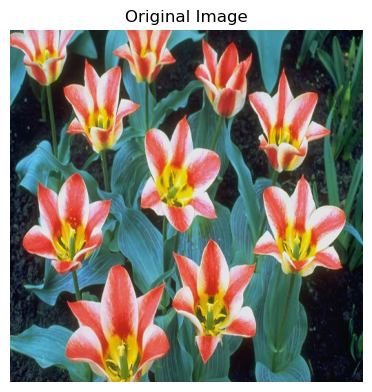
#> input picture tulips.png, 372 x 392 px
$ jupyter execute .ipynb
#> lines starting #> are read from the running program, lines starting #| are printed output that depends on the picture; long printed decimals are rounded
[cell 1]
import numpy as np
import cv2
from skimage import data, img_as_float
from skimage.transform import resize
from scipy.stats import entropy
import math
def calculate_npcr(img1, img2):
    diff = img1 != img2
    npcr_value = np.sum(diff) / diff.size * 100
    return npcr_value

def calculate_uaci(img1, img2):
    img1 = img1.astype(np.int16)
    img2 = img2.astype(np.int16)
    diff = np.abs(img1 - img2)
    uaci_value = np.sum(diff) / (img1.size * 255) * 100
    return uaci_value

import numpy as np
import cv2

def calculate_entropy_rgb(img):
    entropies = []

    for i in range(3):
        channel = img[:, :, i]
        hist, _ = np.histogram(channel.flatten(), bins=256, range=(0,256))
        prob = hist / np.sum(hist)
        prob = prob[prob > 0]
        ent = -np.sum(prob * np.log2(prob))
        entropies.append(ent)

    return entropies, np.mean(entropies)


def calculate_psnr(img1, img2):
    mse = np.mean((img1.astype(np.float64) - img2.astype(np.float64)) ** 2)
    if mse == 0:
        return float("inf")
    psnr_value = 20 * math.log10(255 / math.sqrt(mse))
    return psnr_value

[cell 2]
import numpy as np
import cv2
import matplotlib.pyplot as plt
from skimage.transform import resize

image_path = "tulips.png"

# 1. Load the image
img_bgr = cv2.imread(image_path)
#> img_bgr is the input picture: shape (392, 372, 3); mean B, G, R 114.3, 125.3, 130.1
if img_bgr is None:

    raise ValueError(f"Image not found at {image_path}")

# 2. Convert to RGB
img_rgb = cv2.cvtColor(img_bgr, cv2.COLOR_BGR2RGB)

img_resized = resize(img_rgb, (512, 512), anti_aliasing=True)

rgb_uint8 = (img_resized * 255).clip(0, 255).round().astype(np.uint8)
H_channels, H_avg = calculate_entropy_rgb(img_rgb)
#> the loop in calculate_entropy_rgb, `for i in range(3):` made 3 passes
#> ent on passes 1 to 3: 6.79, 7.22, 7.16
#> after the loop in calculate_entropy_rgb, `for i in range(3):`: entropies = [6.79, 7.22, 7.16]
#> H_channels = [6.79, 7.22, 7.16]; H_avg = 7.06
print("Channel Entropy:", H_channels)
#| Channel Entropy: [6.788, 7.217, 7.164]
print("Average Entropy:", H_avg)
#| Average Entropy: 7.056


# 5. Display
plt.figure(figsize=(4, 4))
plt.imshow(rgb_uint8)
plt.axis("off")
plt.show()

[cell 3]
colors = ['r','g','b']
labels=['Red Channel','Green Channel','Blue CHannel']

plt.figure(figsize=(12,4))
for i in range(3):
    plt.subplot(1,3,i+1)
    plt.hist(img_rgb[:,:,i].ravel(), bins=256, range=[0,256],color=colors[i])

    plt.title(labels[i])
    plt.xlabel("Pixel Value")
    plt.ylabel("Frequency")
plt.tight_layout()
plt.show()

[cell 4]
def rgb_to_hsv_image(rgb):

    return cv2.cvtColor(rgb, cv2.COLOR_RGB2HSV)

def hsv_to_rgb_image(hsv):
    # Standard conversion back
    return cv2.cvtColor(hsv, cv2.COLOR_HSV2RGB)

hsv_image = rgb_to_hsv_image(rgb_uint8)

hsv_calc = hsv_image.astype(int)
#> hsv_calc: shape (512, 512, 3) int64; mean H, S, V 61.6, 97.8, 150.3
hsv_opposite = hsv_calc.copy()

hsv_opposite[..., 0] = (hsv_calc[..., 0] + 90) % 180
#> hsv_opposite: shape (512, 512, 3) int64; mean H, S, V 90.7, 97.8, 150.3

hsv_opposite[..., 1] = 255 - hsv_calc[..., 1]
#> hsv_opposite: shape (512, 512, 3) int64; mean H, S, V 90.7, 157.2, 150.3
hsv_opposite[..., 2] = 255 - hsv_calc[..., 2]
#> hsv_opposite: shape (512, 512, 3) int64; mean H, S, V 90.7, 157.2, 104.7

hsv_opposite = hsv_opposite.astype(np.uint8)
#> hsv_opposite: shape (512, 512, 3); mean H, S, V 90.7, 157.2, 104.7

# --- Plotting ---
fig, ax = plt.subplots(1, 2, figsize=(10,6))

ax[0].imshow(rgb_uint8)

ax[0].axis("off")

rgb_opposite = hsv_to_rgb_image(hsv_opposite)
#> in hsv_to_rgb_image, `return cv2.cvtColor(hsv, cv2.COLOR_HSV2RGB)`:
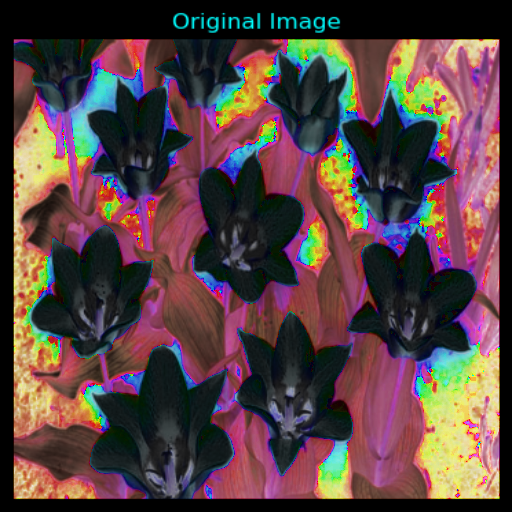
#> returned value: shape (512, 512, 3); mean R, G, B 88, 66.2, 66.8

ax[1].imshow(rgb_opposite)

ax[1].axis("off")

plt.show()

[cell 5]
def projectile(flat_img):
    shuffled = flat_img.copy()
    n = len(shuffled)
    angle_arr = [25, 80, 45, 80, 15, 60]
    shuffle_seq = np.zeros(n, dtype=np.int64)

    for j in range(2):
        angle_rad = math.radians(angle_arr[j])
        for i in range(n):
            r = ((i ** 2) * math.sin(2 * angle_rad)) / 9.8
            # XOR shuffle logic
            shuffle_seq[i] = (int(abs(r)) ^ (255 - (i % 256))) % n

        if j % 2 == 0:
            for i in range(n - 1, -1, -1):
                idx = shuffle_seq[i]
                shuffled[i], shuffled[idx] = shuffled[idx], shuffled[i]
        else:
            for i in range(n):
                idx = shuffle_seq[i]
                shuffled[i], shuffled[idx] = shuffled[idx], shuffled[i]

    return shuffled

def scramble_hsv_image(hsv_img):
    if hsv_img is None:
        raise ValueError("Input image is None")

    # Check if we are using safe uint8 range
    if hsv_img.dtype != np.uint8:
        print("Warning: Input to scramble is not uint8. Converting safely...")
        hsv_img = hsv_img.astype(np.uint8)

    h, w, c = hsv_img.shape
    flat = hsv_img.flatten()
    shuffled_flat = projectile(flat)
    return shuffled_flat.reshape(h, w, c)

# --- Execution & Evaluation ---

if 'hsv_opposite' not in locals():
    raise ValueError("hsv_opposite variable not found! Run previous cell first.")

# 1. Scramble
scrambled_hsv = scramble_hsv_image(hsv_opposite)
#> in projectile, `n = len(shuffled)`: n = 786432

# 2. Visualization
# Uses the STANDARD hsv_to_rgb (OpenCV)
scrambled_display = hsv_to_rgb_image(scrambled_hsv)

plt.figure(figsize=(4, 4))
plt.imshow(scrambled_display)

plt.axis("off")
plt.show()

# 3. Metrics Calculation
npcr_b = calculate_npcr(rgb_uint8, scrambled_display)
#> in calculate_npcr, `npcr_value = np.sum(diff) / diff.size * 100`: npcr_value = 99.39
#> npcr_b = 99.39
uaci_b = calculate_uaci(rgb_uint8, scrambled_display)
#> in calculate_uaci, `img2 = img2.astype(np.int16)`:
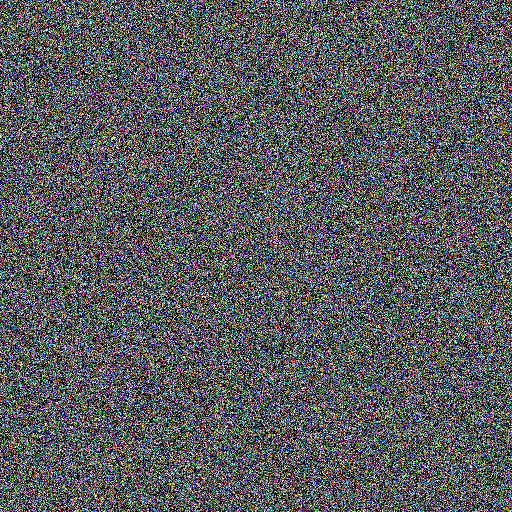
#> img2: shape (512, 512, 3) int16; mean of channels 0, 1, 2 92.3, 91.2, 88.7; drawn as B, G, R
#> in calculate_uaci, `diff = np.abs(img1 - img2)`:
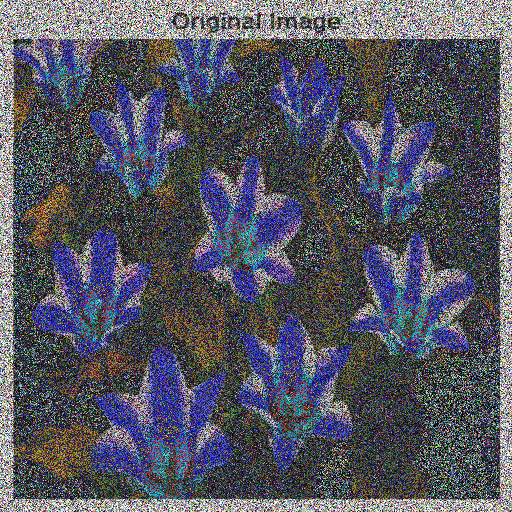
#> diff: shape (512, 512, 3) int16; mean of channels 0, 1, 2 98.9, 86.7, 85.9; drawn as B, G, R
#> in calculate_uaci, `uaci_value = np.sum(diff) / (img1.size * 255) * 100`: uaci_value = 35.49
#> uaci_b = 35.49
psnr_b = calculate_psnr(rgb_uint8, scrambled_display)
#> in calculate_psnr, `mse = np.mean((img1.astype(np.float64) - img2.astype(np.float64)) ** 2)`: mse = 12666.5
#> in calculate_psnr, `psnr_value = 20 * math.log10(255 / math.sqrt(mse))`: psnr_value = 7.1
#> psnr_b = 7.1

H_channels, H_avg = calculate_entropy_rgb(scrambled_display)
#> the loop in calculate_entropy_rgb (call 2), `for i in range(3):` made 3 passes
#> ent on passes 1 to 3: 7.56, 7.58, 7.54
#> H_channels = [7.56, 7.58, 7.54]; H_avg = 7.56
print("Channel Entropy:", H_channels)
#| Channel Entropy: [7.561, 7.584, 7.541]
print("Average Entropy:", H_avg)
#| Average Entropy: 7.562

# Safe extraction for printing
n_val = npcr_b.item() if hasattr(npcr_b, 'item') else npcr_b
#> n_val = 99.39
u_val = uaci_b.item() if hasattr(uaci_b, 'item') else uaci_b
#> u_val = 35.49
p_val = psnr_b.item() if hasattr(psnr_b, 'item') else psnr_b
#> p_val = 7.1
# e_val = entropy_b.item() if hasattr(entropy_b, 'item') else entropy_b

# print(f"--- Encryption Metrics (Permutation Stage) ---")
print(f"NPCR: {n_val:.4f}% (Ideal: ~99.6%)")
#| NPCR: 99.3916% (Ideal: ~99.6%)
print(f"UACI: {u_val:.4f}% (Ideal: ~33.4%)")
#| UACI: 35.4906% (Ideal: ~33.4%)

print(f"PSNR: {p_val:.4f} dB (Lower is better for encryption)")
#| PSNR: 7.1042 dB (Lower is better for encryption)

[cell 6]
import numpy as np
import hashlib
import cv2
import matplotlib.pyplot as plt


if 'scrambled_hsv' in locals():
    diffusion_input = scrambled_hsv.copy()
    print("SUCCESS: Using raw 'scrambled_hsv' bytes. Data integrity preserved.")
elif 'rgb_uint8' in locals():
    print("WARNING: 'scrambled_hsv' not found. Falling back to 'rgb_uint8' (Insecure demo).")
    diffusion_input = rgb_uint8.copy()
else:
    raise ValueError("Dependencies missing! Run previous cells (Load Image -> Permutation) first.")


password = "ImageCipher@2026"
key_bytes = hashlib.sha256(password.encode()).digest()

def sha256_keystream(key, counter):
    data = key + counter.to_bytes(8, 'big')
    digest = hashlib.sha256(data).digest()
    return np.frombuffer(digest, dtype=np.uint8)


def forward_diffusion_enc(img, key_bytes, iv=0xA5):
    h, w, c = img.shape
    flat = img.flatten().astype(np.uint8)
    out = np.zeros_like(flat)

    prev = iv
    counter = 0
    ks = sha256_keystream(key_bytes, counter)
    k_idx = 0

    for i in range(len(flat)):
        if k_idx == 32:
            counter += 1
            ks = sha256_keystream(key_bytes, counter)
            k_idx = 0

        k = ks[k_idx]
        out[i] = flat[i] ^ k ^ prev
        prev = out[i]
        k_idx += 1

    return out.reshape(h, w, c)

def backward_diffusion_enc(img, key_bytes, iv=0x5A):
    h, w, c = img.shape
    flat = img.flatten().astype(np.uint8)
    out = np.zeros_like(flat)

    prev = iv
    counter = 0
    ks = sha256_keystream(key_bytes, counter)
    k_idx = 0

    for i in range(len(flat)-1, -1, -1):
        if k_idx == 32:
            counter += 1
            ks = sha256_keystream(key_bytes, counter)
            k_idx = 0

        k = ks[k_idx]
        out[i] = flat[i] ^ k ^ prev
        prev = out[i]
        k_idx += 1

    return out.reshape(h, w, c)

def full_diffusion_enc(img, key_bytes):
    print("Running Forward Diffusion...")
    fwd = forward_diffusion_enc(img, key_bytes, iv=0xA5)
#> the loop in forward_diffusion_enc, `for i in range(len(flat)):` made 786432 passes
#> (k_idx, k, prev) on pass 33: (1, 89, 162)
#> after the loop in forward_diffusion_enc, `for i in range(len(flat)):`: counter = 24575; k_idx = 32; ks = 32 values, max 247 at index 4, min 6 at index 8, mean 117.8
#> in forward_diffusion_enc, `return out.reshape(h, w, c)`:
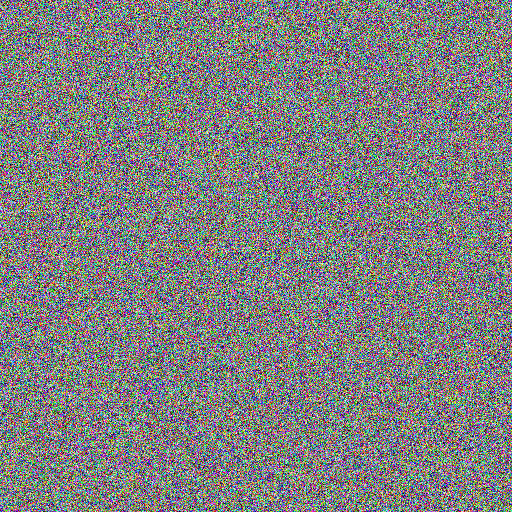
#> returned value: shape (512, 512, 3); mean of channels 0, 1, 2 127.6, 127.6, 127.4; drawn as B, G, R
    print("Running Backward Diffusion...")
    bwd = backward_diffusion_enc(fwd, key_bytes, iv=0x5A)
#> the loop in backward_diffusion_enc, `for i in range(len(flat)-1, -1, -1):` made 786432 passes
#> (i, k_idx, k, prev) on pass 33: (786399, 1, 89, 186)
#> after the loop in backward_diffusion_enc, `for i in range(len(flat)-1, -1, -1):`: counter = 24575; k_idx = 32
#> in backward_diffusion_enc, `return out.reshape(h, w, c)`:
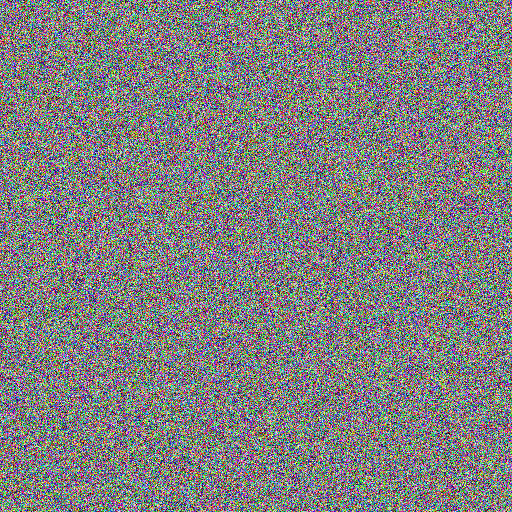
#> returned value: shape (512, 512, 3); mean of channels 0, 1, 2 127.3, 127.3, 127.6; drawn as B, G, R
    return bwd


cipher_raw = full_diffusion_enc(diffusion_input, key_bytes)
# Rename for compatibility with next steps
cipher_rgb = cipher_raw

plt.figure(figsize=(4,4))
plt.imshow(cipher_rgb)

plt.axis("off")
plt.show()


if 'calculate_npcr' in locals():
    # Calculate metrics against the ORIGINAL image
    # Note: cypher_rgb acts as "image" here even though it's raw permuted bytes
    n_val = calculate_npcr(rgb_uint8, cipher_rgb)
#> in calculate_npcr (call 2), `diff = img1 != img2`:
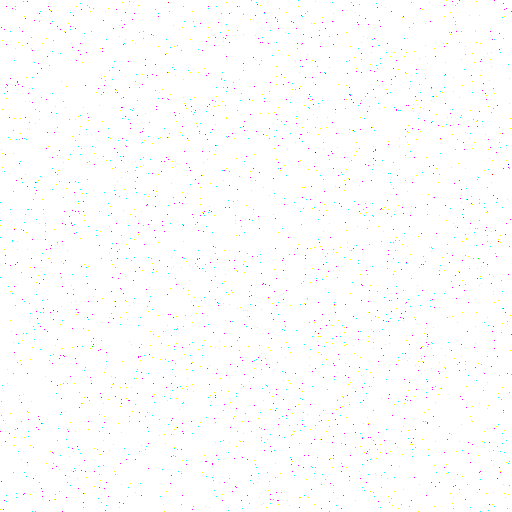
#> diff: shape (512, 512, 3) bool; mean R, G, B 0.996, 0.996, 0.996
#> in calculate_npcr (call 2), `npcr_value = np.sum(diff) / diff.size * 100`: npcr_value = 99.6
#> n_val = 99.6
    u_val = calculate_uaci(rgb_uint8, cipher_rgb)
#> in calculate_uaci (call 2), `diff = np.abs(img1 - img2)`:
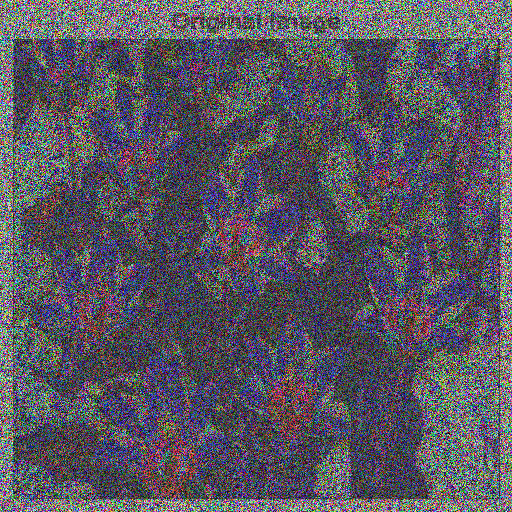
#> diff: shape (512, 512, 3) int16; mean of channels 0, 1, 2 97, 86.2, 89.4; drawn as B, G, R
#> in calculate_uaci (call 2), `uaci_value = np.sum(diff) / (img1.size * 255) * 100`: uaci_value = 35.63
#> u_val = 35.63
    p_val = calculate_psnr(rgb_uint8, cipher_rgb)
#> p_val = 7.22
    # entropy_val = calculate_entropy(cipher_rgb)

    # # Robust extraction
    # e_val = entropy_val.item() if hasattr(entropy_val, 'item') else entropy_val
    n_val = n_val.item() if hasattr(n_val, 'item') else n_val
    u_val = u_val.item() if hasattr(u_val, 'item') else u_val
    p_val = p_val.item() if hasattr(p_val, 'item') else p_val

    H_channels, H_avg = calculate_entropy_rgb(cipher_rgb)
#> the loop in calculate_entropy_rgb (call 3), `for i in range(3):` made 3 passes
#> pass 1, in calculate_entropy_rgb (call 3), `channel = img[:, :, i]`:
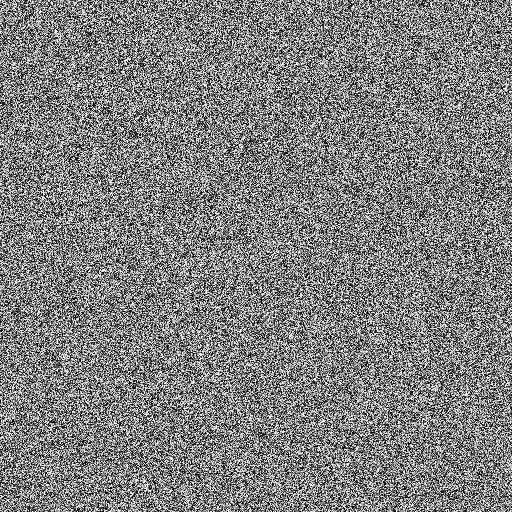
#> channel: shape (512, 512); min 0, max 255, mean 127.3
#> after the loop in calculate_entropy_rgb (call 3), `for i in range(3):`: entropies = [8, 8, 8]
#> H_channels = [8, 8, 8]; H_avg = 8
    print("Channel Entropy:", H_channels)
#| Channel Entropy: [7.999, 7.999, 7.999]
    print("Average Entropy:", H_avg)
#| Average Entropy: 7.999


    print(f"NPCR: {n_val:.4f}%")
#| NPCR: 99.6033%
    print(f"UACI: {u_val:.4f}%")
#| UACI: 35.6265%
    # print(f"Entropy: {e_val:.4f}")
    print(f"PSNR: {p_val:.4f} dB")
#| PSNR: 7.2193 dB
else:
    print("Metrics functions not found.")

[cell 7]
# --- Phase 3: Spatial Scrambling (Arnold Cat Map) ---

def arnold_cat_map(img, iterations=1):
    h, w, c = img.shape
    if h != w:
        raise ValueError(f"Arnold's cat map requires a square image. Got {h}x{w}")

    N = h
    output = img.copy()

    for _ in range(iterations):
        new_img = np.zeros_like(output)
        for x in range(N):
            for y in range(N):
                # Transformation: x_new = (x + y) % N, y_new = (x + 2y) % N
                new_x = (x + y) % N
                new_y = (x + 2*y) % N
                new_img[new_x, new_y] = output[x, y]
        output = new_img

    return output

# --- Execution ---
if 'cipher_rgb' not in locals():
    raise ValueError("Missing 'cipher_rgb'. Run Diffusion cell first.")

arnold_scrambled = arnold_cat_map(cipher_rgb, iterations=5)

# --- Plotting ---
plt.figure(figsize=(4, 4))
# Since 'cipher_rgb' is RGB, 'arnold_scrambled' is also RGB.
# Matplotlib handles RGB correctly.
plt.imshow(arnold_scrambled)

plt.axis("off")
plt.show()

H_channels, H_avg = calculate_entropy_rgb(arnold_scrambled)
#> the loop in calculate_entropy_rgb (call 4), `for i in range(3):` made 3 passes
#> pass 1, in calculate_entropy_rgb (call 4), `channel = img[:, :, i]`:
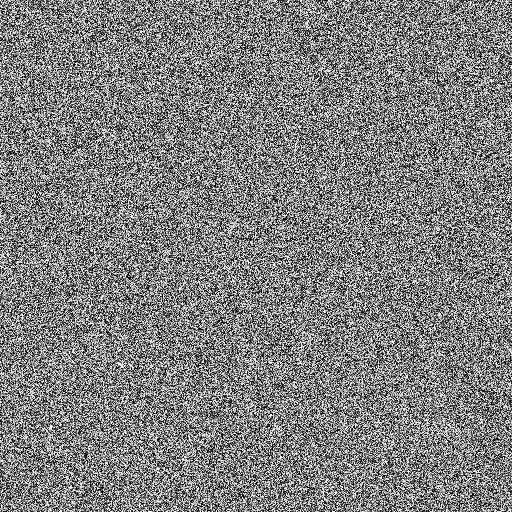
#> channel: shape (512, 512); min 0, max 255, mean 127.3
#> pass 2, in calculate_entropy_rgb (call 4), `channel = img[:, :, i]`:
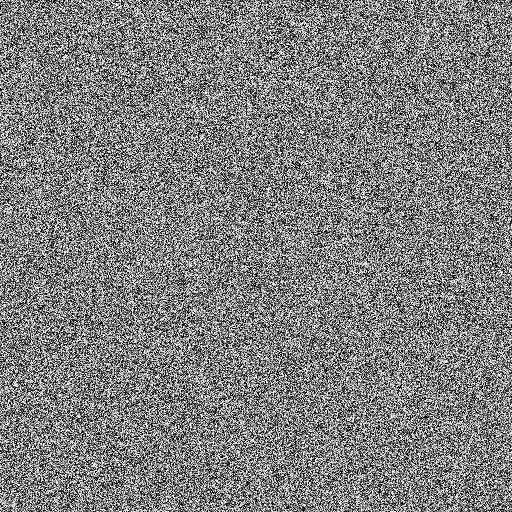
#> channel: shape (512, 512); min 0, max 255, mean 127.3
print("Channel Entropy:", H_channels)
#| Channel Entropy: [7.999, 7.999, 7.999]
print("Average Entropy:", H_avg)
#| Average Entropy: 7.999
#> (the rest of the program and of its run is left out)
